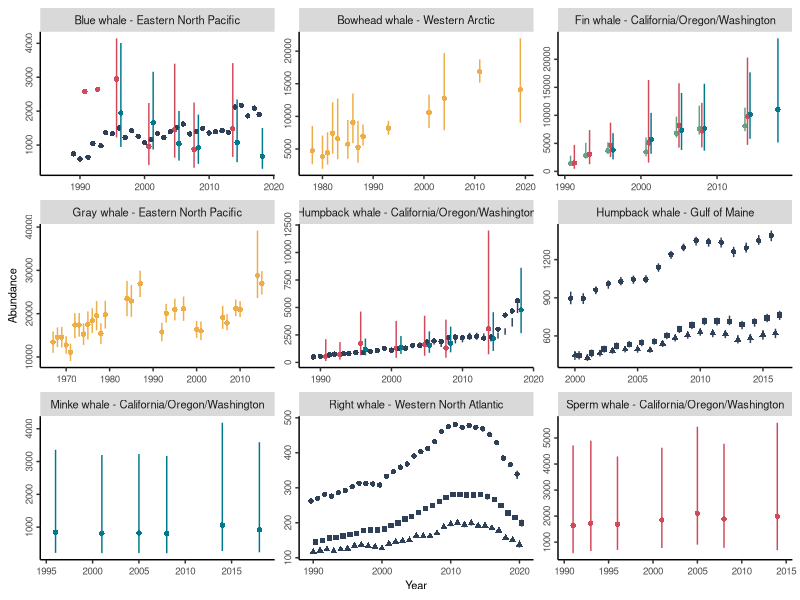
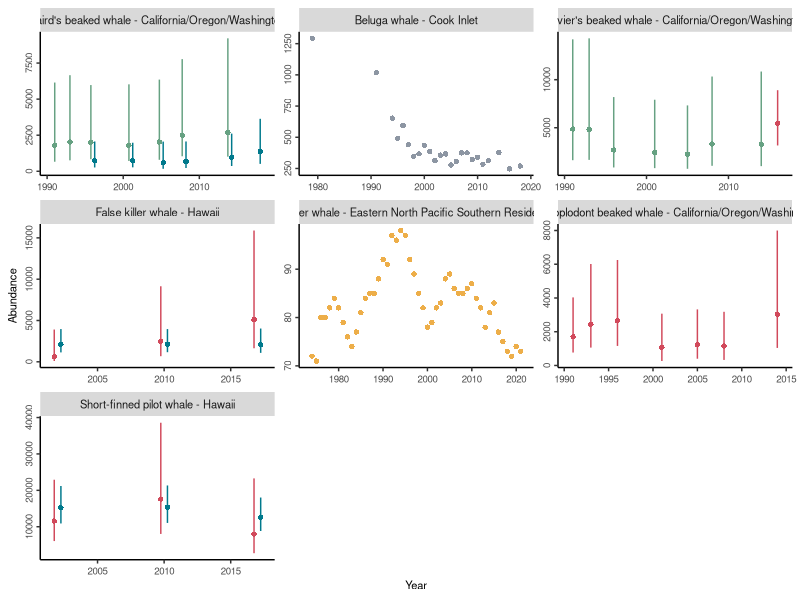
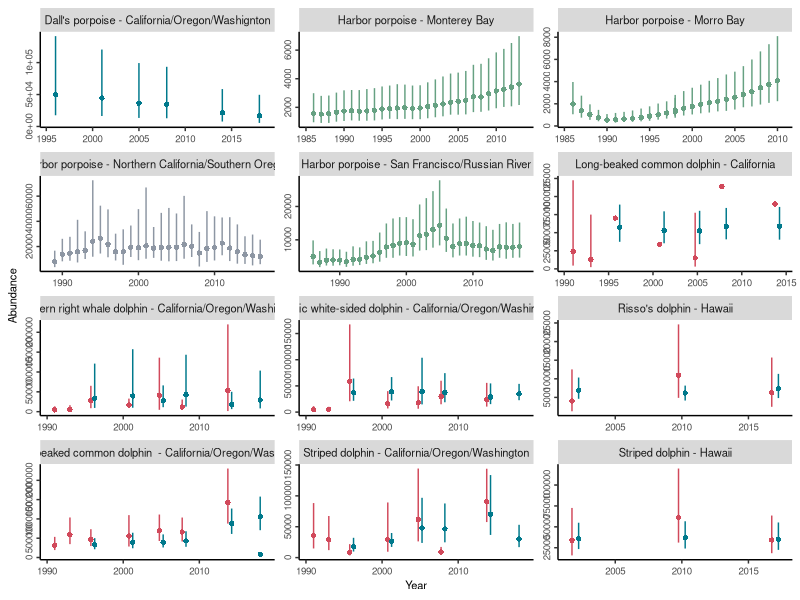

These charts were generated, in order, by the following R code: (Note: this script raises an error after producing the figures.)

# clean working environment
rm(list = ls())

# read in package
library(tidyverse)

# set plot directory
plotdir <- "figures"

# read in data
data <- read.csv("data/clean_data/U.S_Abundance_Clean.csv")

# data_time_pinniped <- data %>%
#   filter(!stock %in% c("Northern elephant seal - Central California" ,
#                        "Northern elephant seal - Channel Islands",
#                        "Northern fur seal - Bogoslof",
#                        "Northern fur seal  - St. George",
#                        "Northern fur seal  - St. Paul",
#                        "Steller sea lion - Southeast Alaska",
#                        "Steller sea lion - Washignton",
#                        "Steller sea lion - California",
#                        "Steller sea lion - Oregon",
#                        "Steller sea lion - Eastern Aluetian Islands",
#                        "Steller sea lion - Western Aleutian Islands",
#                        ))

data_time_cetacean <- data %>%
  mutate(catg1 = ifelse(common_name == "Mesoplodont beaked whale", "Cetaceans", catg1)) %>%
  mutate(catg2 = ifelse(common_name == "Mesoplodont beaked whale", "Small whales", catg2)) %>%
  filter(catg1 == "Cetaceans")

# make time series figure 

base_theme <- theme(axis.text=element_text(size=7),
                    axis.text.y = element_text(angle = 90, hjust = 0.5),
                    axis.title=element_text(size=8),
                    legend.text=element_text(size=6),
                    legend.title=element_text(size=7),
                    strip.text = element_text(size=8),
                    plot.tag =element_text(size=9),
                    plot.title=element_blank(),
                    # Gridlines
                    panel.grid.major = element_blank(),
                    panel.grid.minor = element_blank(),
                    panel.background = element_blank(),
                    axis.line = element_line(colour = "black"),
                    # Legend
                    legend.key = element_rect(fill = NA, color=NA),
                    legend.background = element_rect(fill=alpha('blue', 0)))

# set color palette for survey methods
survey_color <- c("Other model" = "#00798c", "Line-transect" = "#d1495b", "Count" = "#edae49", "Bayesian analysis" = "#66a182", "Mark recapture" = "#2e4057", "Aerial survey" = "#8d96a3")

large_whale <- ggplot(data = data_time_cetacean %>% filter(catg2 == "Large whales"), aes(x = year, y = abundance, color = survey_method)) +
  geom_point(aes(shape = abundance_units), position = position_dodge(width = 1))+
  geom_pointrange(aes(ymin = abundance_low, ymax = abundance_hi, shape = abundance_units), position = position_dodge(width = 1), fatten = 1)+
  facet_wrap(.~stock, scales = "free", ncol = 3) +
  labs(x = "Year", y = "Abundance")+
  scale_color_manual(name = "Survey method", values = survey_color) +
  scale_shape_discrete(name = "Abundance units") +
  base_theme+theme(legend.position = "none")

large_whale

small_whale <- ggplot(data = data_time_cetacean %>% filter(catg2 == "Small whales"), aes(x = year, y = abundance, color = survey_method)) +
  geom_point(aes(shape = abundance_units), position = position_dodge(width = 1))+
  geom_pointrange(aes(ymin = abundance_low, ymax = abundance_hi, shape = abundance_units), position = position_dodge(width = 1), fatten = 1)+
  facet_wrap(.~stock, scales = "free", ncol = 3) +
  labs(x = "Year", y = "Abundance")+
  scale_color_manual(name = "Survey method", values = survey_color) +
  scale_shape_discrete(name = "Abundance units") +
  base_theme+theme(legend.position = "none")

small_whale

dol_por <- ggplot(data = data_time_cetacean %>% filter(catg2 %in% c("Dolphins", "Porpoise")), aes(x = year, y = abundance, color = survey_method)) +
  geom_point(aes(shape = abundance_units), position = position_dodge(width = 1))+
  geom_pointrange(aes(ymin = abundance_low, ymax = abundance_hi, shape = abundance_units), position = position_dodge(width = 1), fatten = 1)+
  facet_wrap(.~stock, scales = "free", ncol = 3) +
  labs(x = "Year", y = "Abundance")+
  scale_color_manual(name = "Survey method", values = survey_color) +
  scale_shape_discrete(name = "Abundance units") +
  base_theme+theme(legend.position = "none")

dol_por



# save the time-series figures for whales
ggsave(large_whale, filename = file.path(plotdir, "Fig1a_large_whale_time_series.png"),
       width = 8, height = 8, units = "in", dpi = 600)

ggsave(small_whale, filename = file.path(plotdir, "Fig1b_small_whale_time_series.png"),
       width = 10, height = 10, units = "in", dpi = 600)

ggsave(dol_por,  filename = file.path(plotdir, "Fig1c_dolphin_porpoise_time_series.png"),
       width = 10, height = 10, units = "in", dpi = 600)


